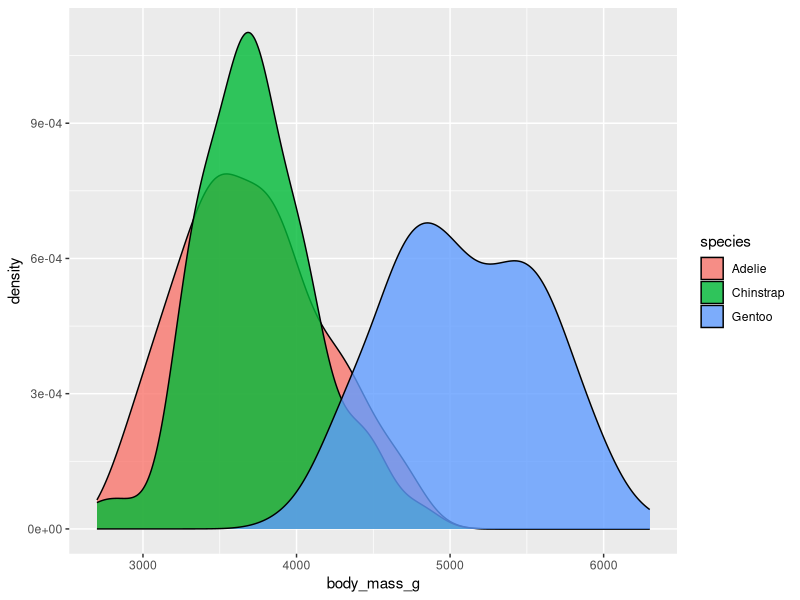
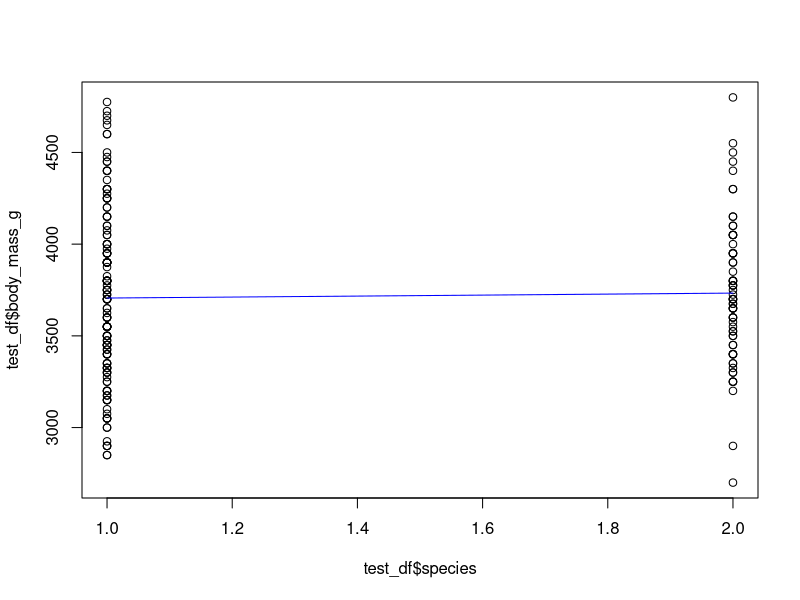
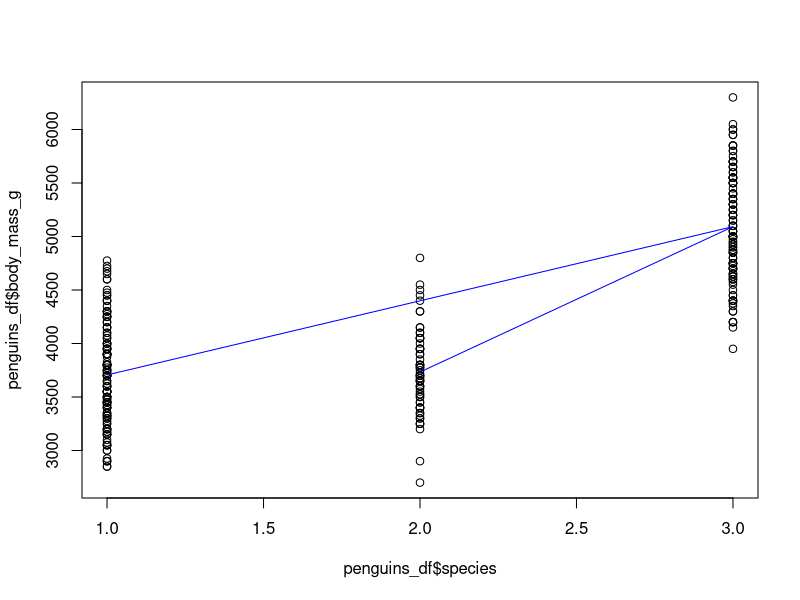
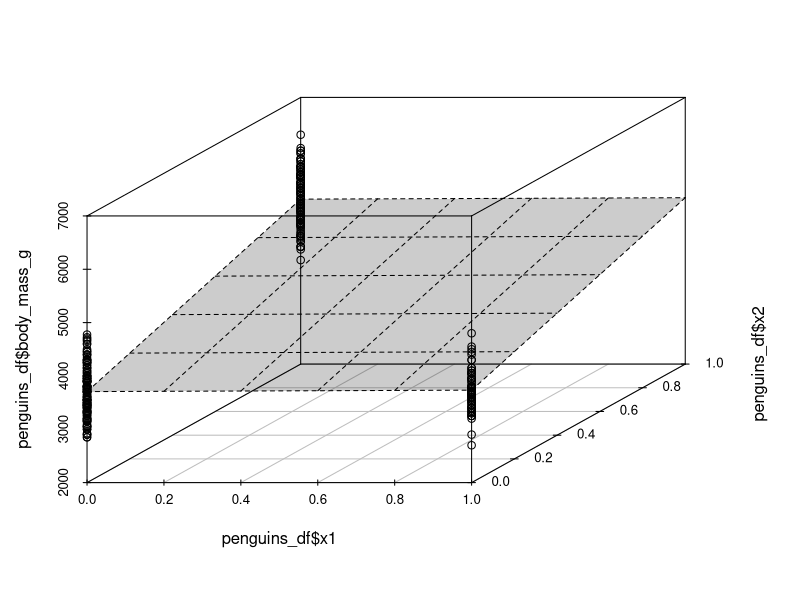

Recreate these plots in R, in order.
## ---- chunk 1
knitr::opts_knit$set(base.dir = "C:/Users/Laagi.yoganathan/Documents/GitLab/lyoganathan.github.io", base.url = "/")
knitr::opts_chunk$set(fig.path = "assets/images/")
## ---- chunk 2
library(palmerpenguins)
library(ggplot2)
library(scatterplot3d)

penguins
## ---- chunk 3
# Remove NAs
penguins_df = na.omit(penguins)
## ---- chunk 4
#position='identity' makes sure its not stacked
#ggplot(penguins_df, aes(x=body_mass_g, fill=species, color=species)) + geom_histogram(alpha=0.4, position='identity')

ggplot(penguins_df, aes(x=body_mass_g, fill=species)) + geom_density(alpha=0.8)
## ---- chunk 5
# Mean body mass for each species
aggregate(body_mass_g ~ species, penguins_df, mean)

# Number of data points for each species
aggregate(body_mass_g ~ species, penguins_df, length)
## ---- chunk 6
# Here we keep rows that contain Adelie or Chinstrap and only keep species and body_mass_g column
test_df = penguins_df[penguins_df$species %in% c('Adelie','Chinstrap'), c("species","body_mass_g")]

# Create factors again to remove unused factor level:
test_df$species = factor(test_df$species)

# Difference between means:
diff(by(test_df$body_mass_g, test_df$species, mean))
## ---- chunk 7
two_lvl_model = lm(body_mass_g ~ species, data = test_df)
summary(two_lvl_model)
## ---- chunk 8
# Manually create dummy variables:
test_df$x = ifelse(test_df$species == 'Chinstrap',1,0)
## ---- chunk 9
two_lvl_dummy = lm(body_mass_g ~ x, data = test_df)
summary(two_lvl_dummy)
## ---- chunk 10
# Intercept:
two_lvl_model$coefficients[1]

# Slope
two_lvl_model$coefficients[2]
## ---- chunk 11
plot.default(x=test_df$species, y=test_df$body_mass_g)
lines(test_df$species, predict(two_lvl_model),col='blue')
## ---- chunk 12
# If you set var.equal = T it will give the same t-value & p-value as the regression
t.test(test_df$body_mass_g ~ test_df$species, var.equal = T)
## ---- chunk 13
# Variacne estimator of coefficients from linear model that meets assumptions:
# In this case Xs are just 0 or 1, Y is the body mass for respective species

var1 = var(test_df$body_mass_g[test_df$species == "Chinstrap"])
var2 = var(test_df$body_mass_g[test_df$species == "Adelie"])

n1 = length(test_df$body_mass_g[test_df$species == "Chinstrap"])
n2 = length(test_df$body_mass_g[test_df$species == "Adelie"])

# Pooled variance: 
var_pool = ( (n1-1)*var1 + (n2-1) * var2) / (n1+n2-2)

# Pooled standard error:
se_pool = sqrt( var_pool * (1/n1 + 1/n2) )
## ---- chunk 14
# SE of the slope is the same as SE pooled
sqrt(sum((two_lvl_model$residuals - mean(two_lvl_model$residuals))^2) / (length( two_lvl_model$residuals) - 2)) / sqrt(sum( (test_df$x - mean(test_df$x) )^2 ))





## ---- chunk 15
three_lvl_model = lm(body_mass_g ~ species, data = penguins_df)
summary(three_lvl_model)
## ---- chunk 16
three_lvl_aov = aov(body_mass_g ~ species, data = penguins_df)
summary(three_lvl_aov)
## ---- chunk 17
TukeyHSD(three_lvl_aov)
## ---- chunk 18
plot.default(x=penguins_df$species,y=penguins_df$body_mass_g)
lines(penguins_df$species, predict(three_lvl_model),col='blue')
## ---- chunk 19
# Manually create dummy variables:
penguins_df$x1 = ifelse(penguins_df$species == 'Chinstrap',1,0)
penguins_df$x2 = ifelse(penguins_df$species == 'Gentoo',1,0)

penguins_df
## ---- chunk 20
# Double check that this is the same as the model we did before with UDF_text_07
three_lvl_dummy = lm(body_mass_g ~ x1+x2, data = penguins_df)
summary(three_lvl_dummy)
## ---- chunk 21
s3d = scatterplot3d(z=penguins_df$body_mass_g, x=penguins_df$x1, y=penguins_df$x2)
s3d$plane3d(three_lvl_dummy,draw_polygon = TRUE)
